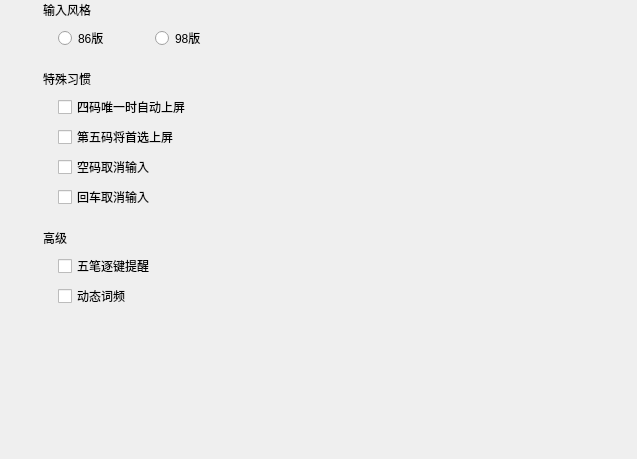
<?xml version="1.0" encoding="UTF-8"?>
<ui version="4.0">
 <class>wubistackedwidght</class>
 <widget class="QWidget" name="wubistackedwidght">
  <property name="geometry">
   <rect>
    <x>0</x>
    <y>0</y>
    <width>637</width>
    <height>459</height>
   </rect>
  </property>
  <property name="windowTitle">
   <string>Form</string>
  </property>
  <layout class="QVBoxLayout" name="verticalLayout">
   <property name="leftMargin">
    <number>0</number>
   </property>
   <property name="topMargin">
    <number>0</number>
   </property>
   <item>
    <layout class="QHBoxLayout" name="horizontalLayout_8">
     <property name="spacing">
      <number>3</number>
     </property>
     <item>
      <spacer name="horizontalSpacer_15">
       <property name="orientation">
        <enum>Qt::Horizontal</enum>
       </property>
       <property name="sizeType">
        <enum>QSizePolicy::Fixed</enum>
       </property>
       <property name="sizeHint" stdset="0">
        <size>
         <width>20</width>
         <height>20</height>
        </size>
       </property>
      </spacer>
     </item>
     <item>
      <widget class="QLabel" name="wubi_option_image_label">
       <property name="minimumSize">
        <size>
         <width>20</width>
         <height>20</height>
        </size>
       </property>
       <property name="maximumSize">
        <size>
         <width>20</width>
         <height>20</height>
        </size>
       </property>
       <property name="text">
        <string/>
       </property>
      </widget>
     </item>
     <item>
      <widget class="QLabel" name="label_input_style">
       <property name="text">
        <string>输入风格</string>
       </property>
      </widget>
     </item>
     <item>
      <spacer name="horizontalSpacer_51">
       <property name="orientation">
        <enum>Qt::Horizontal</enum>
       </property>
       <property name="sizeType">
        <enum>QSizePolicy::Fixed</enum>
       </property>
       <property name="sizeHint" stdset="0">
        <size>
         <width>5</width>
         <height>20</height>
        </size>
       </property>
      </spacer>
     </item>
     <item>
      <spacer name="horizontalSpacer_16">
       <property name="orientation">
        <enum>Qt::Horizontal</enum>
       </property>
       <property name="sizeHint" stdset="0">
        <size>
         <width>40</width>
         <height>20</height>
        </size>
       </property>
      </spacer>
     </item>
    </layout>
   </item>
   <item>
    <layout class="QHBoxLayout" name="horizontalLayout">
     <item>
      <spacer name="horizontalSpacer">
       <property name="orientation">
        <enum>Qt::Horizontal</enum>
       </property>
       <property name="sizeType">
        <enum>QSizePolicy::Fixed</enum>
       </property>
       <property name="sizeHint" stdset="0">
        <size>
         <width>58</width>
         <height>20</height>
        </size>
       </property>
      </spacer>
     </item>
     <item>
      <widget class="QRadioButton" name="version86_radio_button">
       <property name="text">
        <string>86版</string>
       </property>
      </widget>
     </item>
     <item>
      <spacer name="horizontalSpacer_2">
       <property name="orientation">
        <enum>Qt::Horizontal</enum>
       </property>
       <property name="sizeType">
        <enum>QSizePolicy::Fixed</enum>
       </property>
       <property name="sizeHint" stdset="0">
        <size>
         <width>40</width>
         <height>20</height>
        </size>
       </property>
      </spacer>
     </item>
     <item>
      <widget class="QRadioButton" name="version98_radio_button">
       <property name="text">
        <string>98版</string>
       </property>
      </widget>
     </item>
     <item>
      <spacer name="horizontalSpacer_33">
       <property name="orientation">
        <enum>Qt::Horizontal</enum>
       </property>
       <property name="sizeHint" stdset="0">
        <size>
         <width>40</width>
         <height>20</height>
        </size>
       </property>
      </spacer>
     </item>
    </layout>
   </item>
   <item>
    <spacer name="verticalSpacer_2">
     <property name="orientation">
      <enum>Qt::Vertical</enum>
     </property>
     <property name="sizeType">
      <enum>QSizePolicy::Fixed</enum>
     </property>
     <property name="sizeHint" stdset="0">
      <size>
       <width>13</width>
       <height>13</height>
      </size>
     </property>
    </spacer>
   </item>
   <item>
    <layout class="QHBoxLayout" name="horizontalLayout_10">
     <property name="spacing">
      <number>3</number>
     </property>
     <item>
      <spacer name="horizontalSpacer_19">
       <property name="orientation">
        <enum>Qt::Horizontal</enum>
       </property>
       <property name="sizeType">
        <enum>QSizePolicy::Fixed</enum>
       </property>
       <property name="sizeHint" stdset="0">
        <size>
         <width>20</width>
         <height>20</height>
        </size>
       </property>
      </spacer>
     </item>
     <item>
      <widget class="QLabel" name="wubi_option_image_label_2">
       <property name="minimumSize">
        <size>
         <width>20</width>
         <height>20</height>
        </size>
       </property>
       <property name="maximumSize">
        <size>
         <width>20</width>
         <height>20</height>
        </size>
       </property>
       <property name="text">
        <string/>
       </property>
      </widget>
     </item>
     <item>
      <widget class="QLabel" name="label_special_behavior">
       <property name="text">
        <string>特殊习惯</string>
       </property>
      </widget>
     </item>
     <item>
      <spacer name="horizontalSpacer_53">
       <property name="orientation">
        <enum>Qt::Horizontal</enum>
       </property>
       <property name="sizeType">
        <enum>QSizePolicy::Fixed</enum>
       </property>
       <property name="sizeHint" stdset="0">
        <size>
         <width>5</width>
         <height>20</height>
        </size>
       </property>
      </spacer>
     </item>
     <item>
      <spacer name="horizontalSpacer_20">
       <property name="orientation">
        <enum>Qt::Horizontal</enum>
       </property>
       <property name="sizeHint" stdset="0">
        <size>
         <width>40</width>
         <height>20</height>
        </size>
       </property>
      </spacer>
     </item>
    </layout>
   </item>
   <item>
    <layout class="QHBoxLayout" name="horizontalLayout_13">
     <item>
      <spacer name="horizontalSpacer_26">
       <property name="orientation">
        <enum>Qt::Horizontal</enum>
       </property>
       <property name="sizeType">
        <enum>QSizePolicy::Fixed</enum>
       </property>
       <property name="sizeHint" stdset="0">
        <size>
         <width>58</width>
         <height>20</height>
        </size>
       </property>
      </spacer>
     </item>
     <item>
      <widget class="QCheckBox" name="four_part_input_checkbox">
       <property name="text">
        <string>四码唯一时自动上屏</string>
       </property>
      </widget>
     </item>
     <item>
      <spacer name="horizontalSpacer_27">
       <property name="orientation">
        <enum>Qt::Horizontal</enum>
       </property>
       <property name="sizeHint" stdset="0">
        <size>
         <width>40</width>
         <height>20</height>
        </size>
       </property>
      </spacer>
     </item>
    </layout>
   </item>
   <item>
    <layout class="QHBoxLayout" name="horizontalLayout_14">
     <item>
      <spacer name="horizontalSpacer_28">
       <property name="orientation">
        <enum>Qt::Horizontal</enum>
       </property>
       <property name="sizeType">
        <enum>QSizePolicy::Fixed</enum>
       </property>
       <property name="sizeHint" stdset="0">
        <size>
         <width>58</width>
         <height>20</height>
        </size>
       </property>
      </spacer>
     </item>
     <item>
      <widget class="QCheckBox" name="five_input_choose_first_checkbox">
       <property name="text">
        <string>第五码将首选上屏</string>
       </property>
      </widget>
     </item>
     <item>
      <spacer name="horizontalSpacer_29">
       <property name="orientation">
        <enum>Qt::Horizontal</enum>
       </property>
       <property name="sizeHint" stdset="0">
        <size>
         <width>40</width>
         <height>20</height>
        </size>
       </property>
      </spacer>
     </item>
    </layout>
   </item>
   <item>
    <layout class="QHBoxLayout" name="horizontalLayout_28">
     <item>
      <spacer name="horizontalSpacer_38">
       <property name="orientation">
        <enum>Qt::Horizontal</enum>
       </property>
       <property name="sizeType">
        <enum>QSizePolicy::Fixed</enum>
       </property>
       <property name="sizeHint" stdset="0">
        <size>
         <width>58</width>
         <height>20</height>
        </size>
       </property>
      </spacer>
     </item>
     <item>
      <widget class="QCheckBox" name="no_candidate_cancel_checkbox">
       <property name="text">
        <string>空码取消输入</string>
       </property>
      </widget>
     </item>
     <item>
      <spacer name="horizontalSpacer_39">
       <property name="orientation">
        <enum>Qt::Horizontal</enum>
       </property>
       <property name="sizeHint" stdset="0">
        <size>
         <width>40</width>
         <height>20</height>
        </size>
       </property>
      </spacer>
     </item>
    </layout>
   </item>
   <item>
    <layout class="QHBoxLayout" name="horizontalLayout_38">
     <item>
      <spacer name="horizontalSpacer_48">
       <property name="orientation">
        <enum>Qt::Horizontal</enum>
       </property>
       <property name="sizeType">
        <enum>QSizePolicy::Fixed</enum>
       </property>
       <property name="sizeHint" stdset="0">
        <size>
         <width>58</width>
         <height>20</height>
        </size>
       </property>
      </spacer>
     </item>
     <item>
      <widget class="QCheckBox" name="enter_cancel_checkbox">
       <property name="text">
        <string>回车取消输入</string>
       </property>
      </widget>
     </item>
     <item>
      <spacer name="horizontalSpacer_49">
       <property name="orientation">
        <enum>Qt::Horizontal</enum>
       </property>
       <property name="sizeHint" stdset="0">
        <size>
         <width>40</width>
         <height>20</height>
        </size>
       </property>
      </spacer>
     </item>
    </layout>
   </item>
   <item>
    <spacer name="verticalSpacer_10">
     <property name="orientation">
      <enum>Qt::Vertical</enum>
     </property>
     <property name="sizeType">
      <enum>QSizePolicy::Fixed</enum>
     </property>
     <property name="sizeHint" stdset="0">
      <size>
       <width>13</width>
       <height>13</height>
      </size>
     </property>
    </spacer>
   </item>
   <item>
    <layout class="QHBoxLayout" name="horizontalLayout_11">
     <property name="spacing">
      <number>3</number>
     </property>
     <item>
      <spacer name="horizontalSpacer_21">
       <property name="orientation">
        <enum>Qt::Horizontal</enum>
       </property>
       <property name="sizeType">
        <enum>QSizePolicy::Fixed</enum>
       </property>
       <property name="sizeHint" stdset="0">
        <size>
         <width>20</width>
         <height>20</height>
        </size>
       </property>
      </spacer>
     </item>
     <item>
      <widget class="QLabel" name="wubi_option_image_label_3">
       <property name="minimumSize">
        <size>
         <width>20</width>
         <height>20</height>
        </size>
       </property>
       <property name="maximumSize">
        <size>
         <width>20</width>
         <height>20</height>
        </size>
       </property>
       <property name="text">
        <string/>
       </property>
      </widget>
     </item>
     <item>
      <widget class="QLabel" name="label_advanced_option">
       <property name="text">
        <string>高级</string>
       </property>
      </widget>
     </item>
     <item>
      <spacer name="horizontalSpacer_54">
       <property name="orientation">
        <enum>Qt::Horizontal</enum>
       </property>
       <property name="sizeType">
        <enum>QSizePolicy::Fixed</enum>
       </property>
       <property name="sizeHint" stdset="0">
        <size>
         <width>5</width>
         <height>20</height>
        </size>
       </property>
      </spacer>
     </item>
     <item>
      <spacer name="horizontalSpacer_22">
       <property name="orientation">
        <enum>Qt::Horizontal</enum>
       </property>
       <property name="sizeHint" stdset="0">
        <size>
         <width>40</width>
         <height>20</height>
        </size>
       </property>
      </spacer>
     </item>
    </layout>
   </item>
   <item>
    <layout class="QHBoxLayout" name="horizontalLayout_hint">
     <item>
      <spacer name="horizontalSpacer_hint_1">
       <property name="orientation">
        <enum>Qt::Horizontal</enum>
       </property>
       <property name="sizeType">
        <enum>QSizePolicy::Fixed</enum>
       </property>
       <property name="sizeHint" stdset="0">
        <size>
         <width>58</width>
         <height>20</height>
        </size>
       </property>
      </spacer>
     </item>
     <item>
      <widget class="QCheckBox" name="wubi_hint_checkbox">
       <property name="text">
        <string>五笔逐键提醒</string>
       </property>
      </widget>
     </item>
     <item>
      <spacer name="horizontalSpacer_hint_2">
       <property name="orientation">
        <enum>Qt::Horizontal</enum>
       </property>
       <property name="sizeHint" stdset="0">
        <size>
         <width>40</width>
         <height>20</height>
        </size>
       </property>
      </spacer>
     </item>
    </layout>
   </item>
   <item>
    <layout class="QHBoxLayout" name="horizontalLayout_hint_2">
     <item>
      <spacer name="horizontalSpacer_hint_3">
       <property name="orientation">
        <enum>Qt::Horizontal</enum>
       </property>
       <property name="sizeType">
        <enum>QSizePolicy::Fixed</enum>
       </property>
       <property name="sizeHint" stdset="0">
        <size>
         <width>58</width>
         <height>20</height>
        </size>
       </property>
      </spacer>
     </item>
     <item>
      <widget class="QCheckBox" name="wubi_dynamic_rate">
       <property name="text">
        <string>动态词频</string>
       </property>
      </widget>
     </item>
     <item>
      <spacer name="horizontalSpacer_hint_4">
       <property name="orientation">
        <enum>Qt::Horizontal</enum>
       </property>
       <property name="sizeHint" stdset="0">
        <size>
         <width>40</width>
         <height>20</height>
        </size>
       </property>
      </spacer>
     </item>
    </layout>
   </item>
   <item>
    <spacer name="verticalSpacer_4">
     <property name="orientation">
      <enum>Qt::Vertical</enum>
     </property>
     <property name="sizeType">
      <enum>QSizePolicy::Fixed</enum>
     </property>
     <property name="sizeHint" stdset="0">
      <size>
       <width>13</width>
       <height>13</height>
      </size>
     </property>
    </spacer>
   </item>
   <item>
    <spacer name="verticalSpacer">
     <property name="orientation">
      <enum>Qt::Vertical</enum>
     </property>
     <property name="sizeHint" stdset="0">
      <size>
       <width>20</width>
       <height>256</height>
      </size>
     </property>
    </spacer>
   </item>
  </layout>
  <zorder>verticalSpacer</zorder>
  <zorder></zorder>
  <zorder></zorder>
  <zorder>verticalSpacer_2</zorder>
  <zorder>verticalSpacer_4</zorder>
 </widget>
 <resources/>
 <connections/>
</ui>
